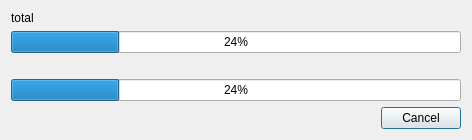
<?xml version="1.0" encoding="UTF-8"?>
<ui version="4.0">
 <class>QCProgressDialog</class>
 <widget class="QDialog" name="QCProgressDialog">
  <property name="geometry">
   <rect>
    <x>0</x>
    <y>0</y>
    <width>472</width>
    <height>130</height>
   </rect>
  </property>
  <property name="windowTitle">
   <string>Under QC</string>
  </property>
  <layout class="QVBoxLayout" name="verticalLayout">
   <item>
    <widget class="QLabel" name="label">
     <property name="text">
      <string>total</string>
     </property>
    </widget>
   </item>
   <item>
    <widget class="QProgressBar" name="totalProgressBar">
     <property name="value">
      <number>24</number>
     </property>
    </widget>
   </item>
   <item>
    <widget class="QLabel" name="qcObjectNameLabel">
     <property name="text">
      <string/>
     </property>
    </widget>
   </item>
   <item>
    <widget class="QProgressBar" name="qcObjectProgressBar">
     <property name="value">
      <number>24</number>
     </property>
    </widget>
   </item>
   <item>
    <layout class="QHBoxLayout" name="horizontalLayout">
     <item>
      <spacer name="horizontalSpacer">
       <property name="orientation">
        <enum>Qt::Horizontal</enum>
       </property>
       <property name="sizeHint" stdset="0">
        <size>
         <width>40</width>
         <height>20</height>
        </size>
       </property>
      </spacer>
     </item>
     <item>
      <widget class="QPushButton" name="cancelButton">
       <property name="cursor">
        <cursorShape>PointingHandCursor</cursorShape>
       </property>
       <property name="text">
        <string>Cancel</string>
       </property>
      </widget>
     </item>
    </layout>
   </item>
  </layout>
 </widget>
 <resources/>
 <connections/>
</ui>
